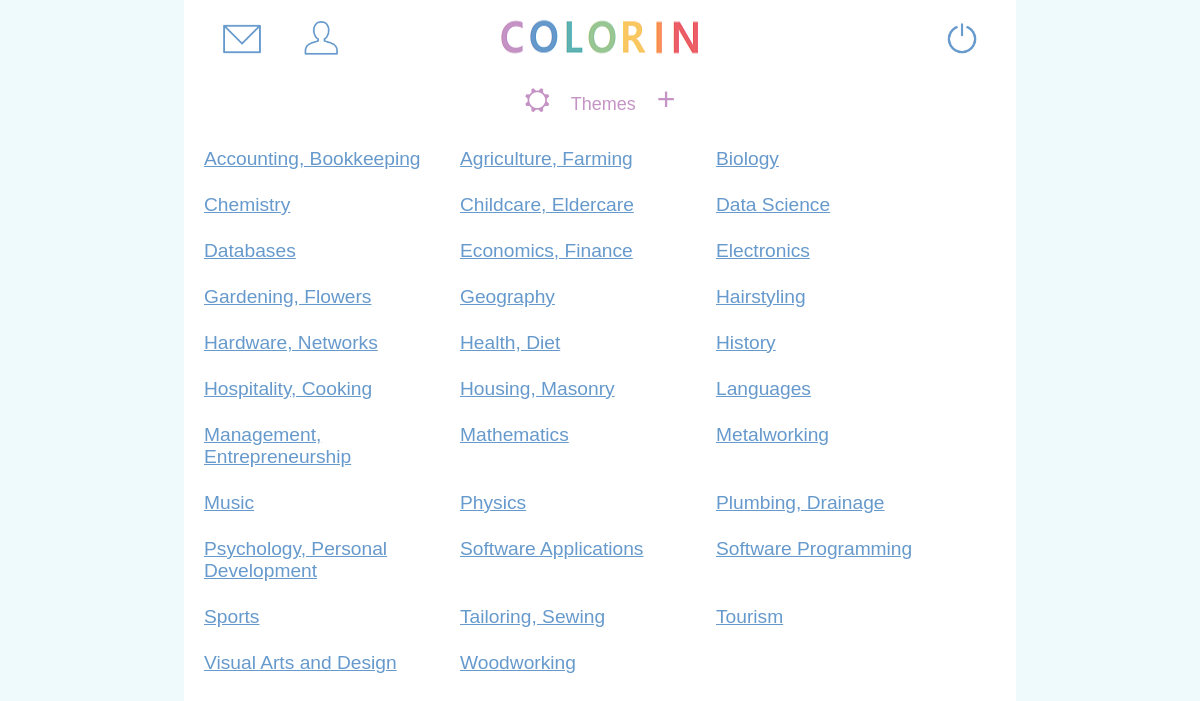
Page /memberboard on the committed database.
### members/models.py (models this page shows, shortened)
class Theme(models.Model):
    name = models.CharField(max_length=80, db_index=True)
    stamp = models.CharField(max_length=30)
    status = models.IntegerField(choices=ThemeStatus.choices, default=1)

### members/views.py (the view)
# urls.py: path("memberboard", views.memberboard, name="memberboard"),
def memberboard(request):
    if request.method != "GET":
        return HttpResponseNotAllowed(["GET"])
    pubt = Theme.objects.filter(status=ThemeStatus.PUBLIC).order_by("name")
    return render(request, "members/memberboard.html", {"pubthemes": pubt})

### members/templates/members/memberboard.html (shortened to what this page needs)
{% extends "members/layout.html" %}
{% load static %}
{% block body_block %}
<br />
<form>
    <div class="eis-menuband">
        <button class="eis-imgbutton" id="menu_envelope" formaction="{% url 'incominglist' %}"><img class="eis-pic" alt="mail" src="{% static 'members/envelope.png' %}" /></button>
        <button class="eis-imgbutton" id="menu_profile" formaction="{% url 'memberprofile' %}"><img class="eis-pic" alt="profile" src="{% static 'members/member.png' %}" /></button>
        <img class="eis-logo-small" src="{% static 'members/logo40.png' %}">
        <span></span>
        <button class="eis-imgbutton" id="menu_logout" formaction="{% url 'mylogout' %}"><img class="eis-pic" alt="out" src="{% static 'members/logout.png' %}" /></button>
    </div>
</form>
<div id="section_theme">
<br />
<div class="eis-title-lila">
    <span class="eis-uni-plus" id="menu_flip"> &#x26ed;</span>
    <span> Themes </span>
    <span class="eis-uni-plus" id="menu_add"> &#x002b;</span>
</div>
<br />
<div class="eis-theme-list">
{% for theme in pubthemes %}
<div class="eis-item-link">
    <div id="th_{{ theme.id }}" class="eis-theme-link"><span>{{ theme.name }}</span></div>
</div>
{% empty %}
<p>No results to show.</p>
{% endfor %}
</div>
</div>
<br />
{% endblock %}

### members/templates/members/layout.html (shortened to what this page needs)
{% load static %}
<!DOCTYPE html>
<html>
    <head>
		<link rel="stylesheet" href="{% static 'members/site.css' %}">
    </head>
    <body>
        <div class="eis-root">
            {% block body_block %}
            {% endblock %}
        </div>
	</body>
</html>

### members/static/members/site.css (style rules this page uses)
@media (min-width: 800px) { .eis-root { width: 800px; padding: 0 16px; margin: 0 auto; } }
@media (min-width: 800px) { .eis-menuband { display: grid; grid-template-columns: 10% 10% auto 10% 10%; grid-column-gap: 0; text-align: center; width: 100%; } }
@media (min-width: 800px) { .eis-theme-list { display: grid; grid-template-columns: 30% 30% 30%; grid-column-gap: 16px; text-align: left; } }
@media (min-width: 800px) { .eis-pic { margin: auto 16px; } }
body { background-color: #effafc; margin: 0; }
.eis-root { max-width: 800px; min-height: 2000px; width:100%; margin: 0 auto; font-family: Verdana, Georgia, sans-serif; font-size: medium; background-color: white; }
.eis-imgbutton { background: none; border: none; }
.eis-logo-small { width: 200px; height: 40px; margin: 0 auto; }
.eis-pic { width: 40px; height: 40px; }
.eis-title-lila { color: #C594C5; text-align: center; font-size: large; }
.eis-item-link { padding: 12px 4px; color: #6699CC; font-size: larger; text-decoration: underline; }
.eis-uni-plus { padding: 4px; margin: 20px 12px 0 12px; color: #C594C5; font-size: xx-large; }

### rows in the picture
Theme: name "Accounting, Bookkeeping"
Theme: name "Agriculture, Farming"
Theme: name "Biology"
Theme: name "Chemistry"
Theme: name "Childcare, Eldercare"
Theme: name "Data Science"
Theme: name "Databases"
Theme: name "Economics, Finance"
Theme: name "Electronics"
Theme: name "Gardening, Flowers"
Theme: name "Geography"
Theme: name "Hairstyling"
Theme: name "Hardware, Networks"
Theme: name "Health, Diet"
Theme: name "History"
Theme: name "Hospitality, Cooking"
Theme: name "Housing, Masonry"
Theme: name "Languages"
Theme: name "Management, Entrepreneurship"
Theme: name "Mathematics"
Theme: name "Metalworking"
Theme: name "Music"
Theme: name "Physics"
Theme: name "Plumbing, Drainage"
Theme: name "Psychology, Personal Development"
Theme: name "Software Applications"
Theme: name "Software Programming"
Theme: name "Sports"
Theme: name "Tailoring, Sewing"
Theme: name "Tourism"
Theme: name "Visual Arts and Design"
Theme: name "Woodworking"
